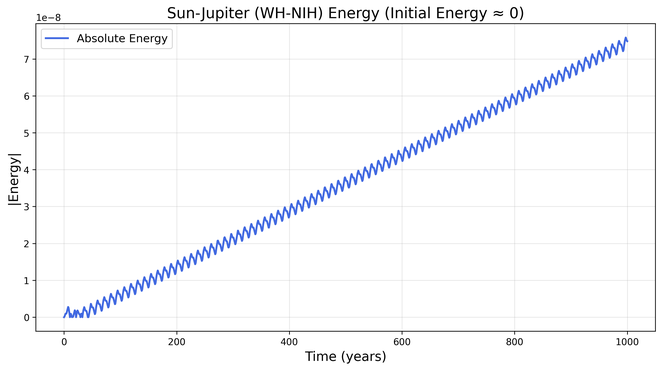
#> input picture experiments/results/sun_jupiter/circular/energy_wh-nih.png, 662 x 370 px, shrunk from 2981 x 1667 before the run
$ python imagemerger.py
#> lines starting #> are read from the running program, lines starting #| are printed output that depends on the picture
from PIL import Image

# Open both images
img1 = Image.open("energy_wh-nih.png")
#> img1 is the input picture: PIL image 662x370 RGBA; mean R, G, B, A 247.6, 248.2, 250.1, 255
img2 = Image.open("conservation_combined.png")
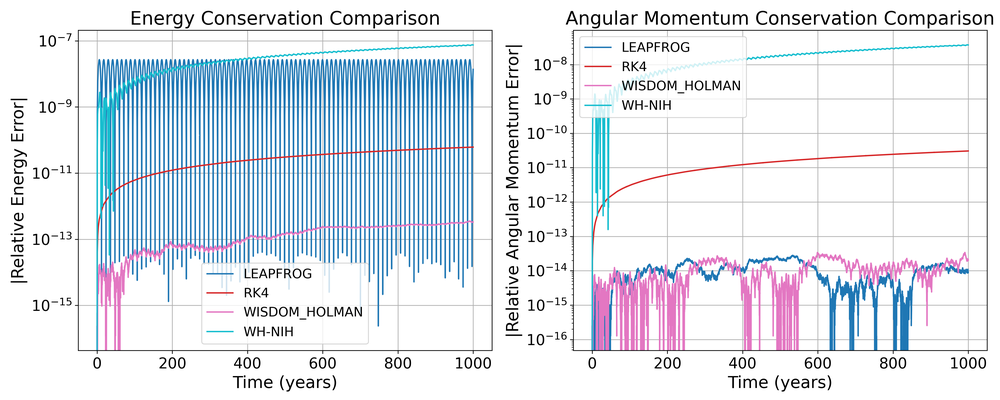
#> input picture experiments/results/sun_jupiter/circular/conservation_combined.png, 1000 x 400 px, shrunk from 4500 x 1800 before the run
#> img2 is the input picture: PIL image 1000x400 RGBA; mean R, G, B, A 223, 229, 236.6, 255

# Combine side by side
combined = Image.new("RGBA", (img1.width + img2.width, max(img1.height, img2.height)))
#> combined: PIL image 1662x400 RGBA; every value is 0
combined.paste(img1, (0, 0))
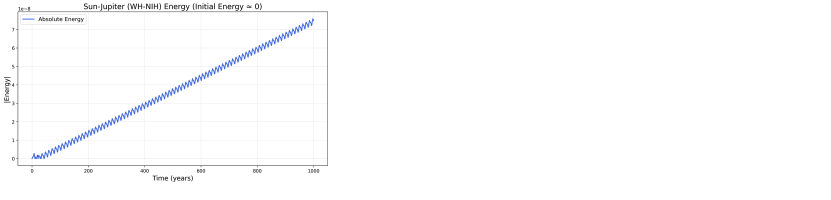
#> combined: PIL image 1662x400 RGBA (shown at 1/2 size); mean R, G, B, A 91.2, 91.4, 92.1, 94; transparent parts drawn white
combined.paste(img2, (img1.width, 0))
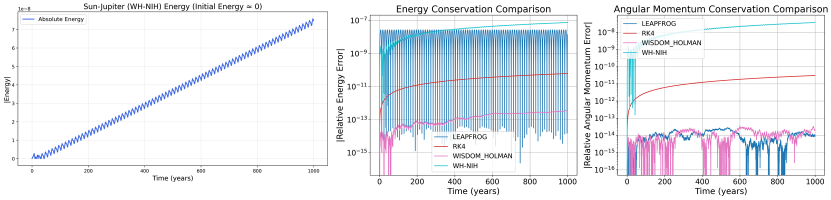
#> combined: PIL image 1662x400 RGBA (shown at 1/2 size); mean R, G, B, A 225.4, 229.3, 234.5, 247.4; transparent parts drawn white

# Save result
combined.save("allconsv.png")
